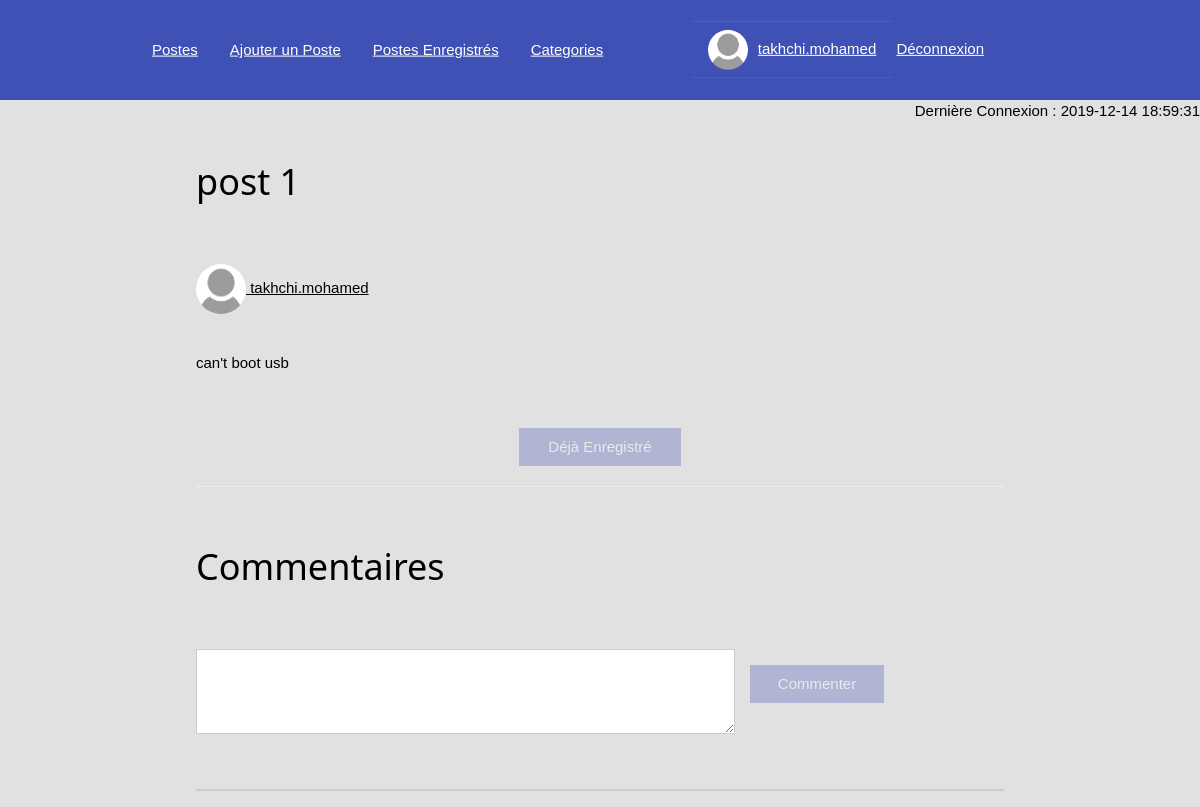
Page /Views/post.php?idPost=7 (signed in) on the committed database.
### tables this page shows
CREATE TABLE IF NOT EXISTS `topic` (
  `id_topic` int(11) NOT NULL AUTO_INCREMENT,
  `title` varchar(200) NOT NULL,
  `body` text NOT NULL,
  `image` varchar(255) DEFAULT NULL,
  `created_at` timestamp NOT NULL DEFAULT CURRENT_TIMESTAMP,
  `id_user` int(11) NOT NULL,
  `id_category` int(11) NOT NULL,
  PRIMARY KEY (`id_topic`),
  KEY `fk_topic_user` (`id_user`),
  KEY `fk_topic_category` (`id_category`)
);

CREATE TABLE IF NOT EXISTS `user` (
  `id_user` int(11) NOT NULL AUTO_INCREMENT,
  `full_name` varchar(50) NOT NULL,
  `email` varchar(80) NOT NULL,
  `avatar` varchar(200) NOT NULL,
  `username` varchar(50) NOT NULL,
  `password` varchar(300) NOT NULL,
  `lastconnection` timestamp NOT NULL DEFAULT CURRENT_TIMESTAMP,
  PRIMARY KEY (`id_user`)
);

### Class/Post.class.php (called while the page is built, shortened)
<?php
	require_once('DataBase.class.php');
class Post
{
	public function Find($Id)
	{
		$DB = new DataBase();
		$request = "SELECT id_topic,title,body,image,created_at,username,topic.id_user,avatar FROM `topic`,`user` where topic.id_user=user.id_user and id_topic=?";
		$param = array($Id);
		return $DB->LoadData($request,$param);
	}
	public function isSaved($idPost,$idUser)
	{
		$DB = new DataBase();
		$request = "SELECT * FROM `saved` where  id_topic=? and id_user=? ";
		$param = array($idPost,$idUser);
		if($DB->LoadData($request,$param) != null)
			return 1;
		else
			return 0;
	}
}
?>

### Class/DataBase.class.php (called while the page is built, shortened)
<?php
class DataBase
{
    private $Connection;
    private $DB_host = "localhost";
    private $DB_user_name = "root";
    private $DB_user_password = "";
    private $DB_driver = "mysql";
    private $DB_database = "forumdb";
    function __construct()
    {
        try {
            if (is_null($this->Connection) || empty($this->Connection)) {
                $this->Connection = new PDO($this->DB_driver.':host='.$this->DB_host.';dbname='.$this->DB_database, $this->DB_user_name, $this->DB_user_password, array(PDO::MYSQL_ATTR_INIT_COMMAND => 'SET NAMES UTF8'));
            }
        } catch (Exception $e) {
            $this->Error = 'ERREUR lors l\'ouverture du connexion => ' . $e->getFile() . ' L.' . $e->getLine() . ' : ' . $e->getMessage();
            die($this->Error);
        }
    }
    public function LoadData($request,$param=null)
    {
        $this->PreparedStatement=$this->Connection->prepare($request);
        $this->ResultSet=$this->PreparedStatement->execute($param);
        if ($this->PreparedStatement->rowCount()==0) {
            return null;
        }
        else {
            return $this->PreparedStatement->fetchAll();
        }
    }
}
?>

### Views/post.php (the view, shortened to what this page needs)
<?php
	require_once('menu.php');
	require_once('../Class/Post.class.php');
  	$post = new Post();
    $isSaved = $post->isSaved($_GET['idPost'],$_SESSION['user'][0]['id_user']);
  	$post = $post->Find($_GET['idPost']);
?>
<!DOCTYPE html>
<html>
	<head>
  		<link rel="stylesheet" href="../Css/W3style.css">
	</head>
	<body>
		<div class="w3-display-topright" style="margin-top: 100px;">
			<?php echo "Dernière Connexion : ".$_SESSION['user'][0]['lastconnection']; ?>
		</div>
		<div class="w3-container" style="width: 70%;max-width: 70%;margin-right: auto;margin-left: auto;">
			<br>
			<br>
			<h1> <?php echo $post[0]['title'] ?> </h1>
			<br>
			<br>
      <a href="user.php?idUser=<?php echo $post[0]['id_user'] ?>">
          <img src="../Avatars/<?php echo $post[0]['avatar'] ?>" width="50px" height="50px" class="w3-circle" style="margin-top: 0;">
          <?php echo $post[0]['username'] ?>
      </a>
       <br>
       <br>
      <p>
        <?php echo $post[0]['body'] ?>
      </p>
      <br>
        <form method="post" action="">
          <?php if($isSaved == 0){ ?>
          <button type="submit" id="save" name="save"  class="w3-button w3-block w3-indigo w3-section w3-padding" style="margin-left:auto;margin-right: auto;width: 20%;">Enregistrer le Poste</button>
          <?php } else{ ?>
          <button type="submit" id="save" name="save"  class="w3-button w3-block w3-indigo w3-section w3-padding" style="margin-left:auto;margin-right: auto;width: 20%;" disabled="">Déjà Enregistré</button>
          <?php } ?>
        </form>
      <hr>
      <br>
      <h1>Commentaires </h1>
      <br>
      <br>
        <form method="post" action="">
          <div class="w3-row">
            <div class="w3-col m8">
              <textarea rows="3" class="w3-input w3-border w3-margin-bottom" name="comment" id="comment" oninput="validateForm()">
              </textarea>
            </div>
            <div class="w3-col m2">
              <button type="submit" id="add" name="add"  class="w3-button w3-block w3-indigo w3-section w3-padding" disabled style="margin-left: 15px;">Commenter</button>
            </div>
          </div>
        </form>
        <br>
        <ul class="w3-ul w3-border w3-panel">
          </ul>
		</div>
	</body>
</html>

### Css/W3style.css (style rules this page uses)
html { box-sizing:border-box }
*,*:before,*:after { box-sizing:inherit }
html { -ms-text-size-adjust:100%;-webkit-text-size-adjust:100% }
body { margin:0 }
a { background-color:transparent }
img { border-style:none }
hr { box-sizing:content-box;height:0;overflow:visible }
button,input,select,textarea,optgroup { font:inherit;margin:0 }
button,input { overflow:visible }
button,select { text-transform:none }
button,[type=button],[type=reset],[type=submit] { -webkit-appearance:button }
textarea { overflow:auto }
html,body { font-family:Verdana,sans-serif;font-size:15px;line-height:1.5 }
html { overflow-x:hidden }
h1 { font-size:36px }
h1,h2,h3,h4,h5,h6 { font-family:"Segoe UI",Arial,sans-serif;font-weight:400;margin:10px 0 }
hr { border:0;border-top:1px solid #eee;margin:20px 0 }
img { vertical-align:middle }
a { color:inherit }
.w3-btn,.w3-button { border:none;display:inline-block;padding:8px 16px;vertical-align:middle;overflow:hidden;text-decoration:none;color:inherit;background-color:inherit;text-align:center;cursor:pointer;white-space:nowrap }
.w3-btn,.w3-button { -webkit-touch-callout:none;-webkit-user-select:none;-khtml-user-select:none;-moz-user-select:none;-ms-user-select:none;user-select:none }
.w3-disabled,.w3-btn:disabled,.w3-button:disabled { cursor:not-allowed;opacity:0.3 }
.w3-ul { list-style-type:none;padding:0;margin:0 }
.w3-input { padding:8px;display:block;border:none;border-bottom:1px solid #ccc;width:100% }
.w3-block { display:block;width:100% }
.w3-container:after,.w3-container:before,.w3-panel:after,.w3-panel:before,.w3-row:after,.w3-row:before,.w3-row-padding:after,.w3-row-padding:before, .w3-cell-row:before,.w3-cell-row:after,.w3-clear:after,.w3-clear:before,.w3-bar:before,.w3-bar:after { content:"";display:table;clear:both }
.w3-col,.w3-half,.w3-third,.w3-twothird,.w3-threequarter,.w3-quarter { float:left;width:100% }
@media (min-width:601px) { .w3-col.m2 { width:16.66666% } }
@media (min-width:601px) { .w3-col.m8,.w3-twothird { width:66.66666% } }
.w3-display-topright { position:absolute;right:0;top:0 }
.w3-circle { border-radius:50% }
.w3-container,.w3-panel { padding:0.01em 16px }
.w3-panel { margin-top:16px;margin-bottom:16px }
.w3-border { border:1px solid #ccc!important }
.w3-section,.w3-code { margin-top:16px!important;margin-bottom:16px!important }
.w3-margin-bottom { margin-bottom:16px!important }
.w3-padding { padding:8px 16px!important }
.w3-indigo,.w3-hover-indigo:hover { color:#fff!important;background-color:#3f51b5!important }

### rows in the picture
topic: title "post 1", id_user.avatar (placeholder picture), id_user.username "takhchi.mohamed", body "can't boot usb"

### other values in the picture
$_SESSION['user'][0]['username'] "takhchi.mohamed"
$_SESSION['user'][0]['lastconnection'] "2019-12-14 18:59:31"
